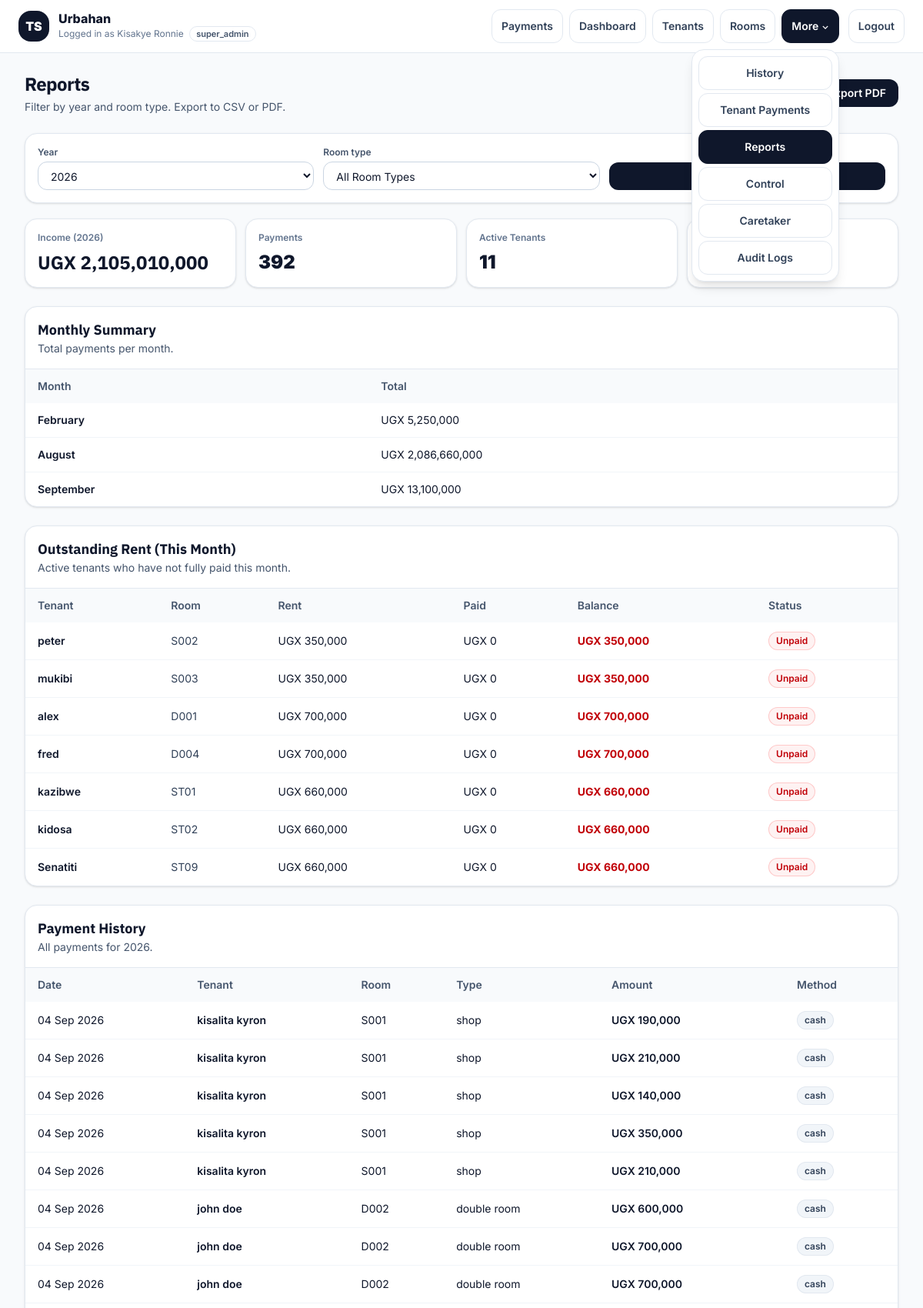
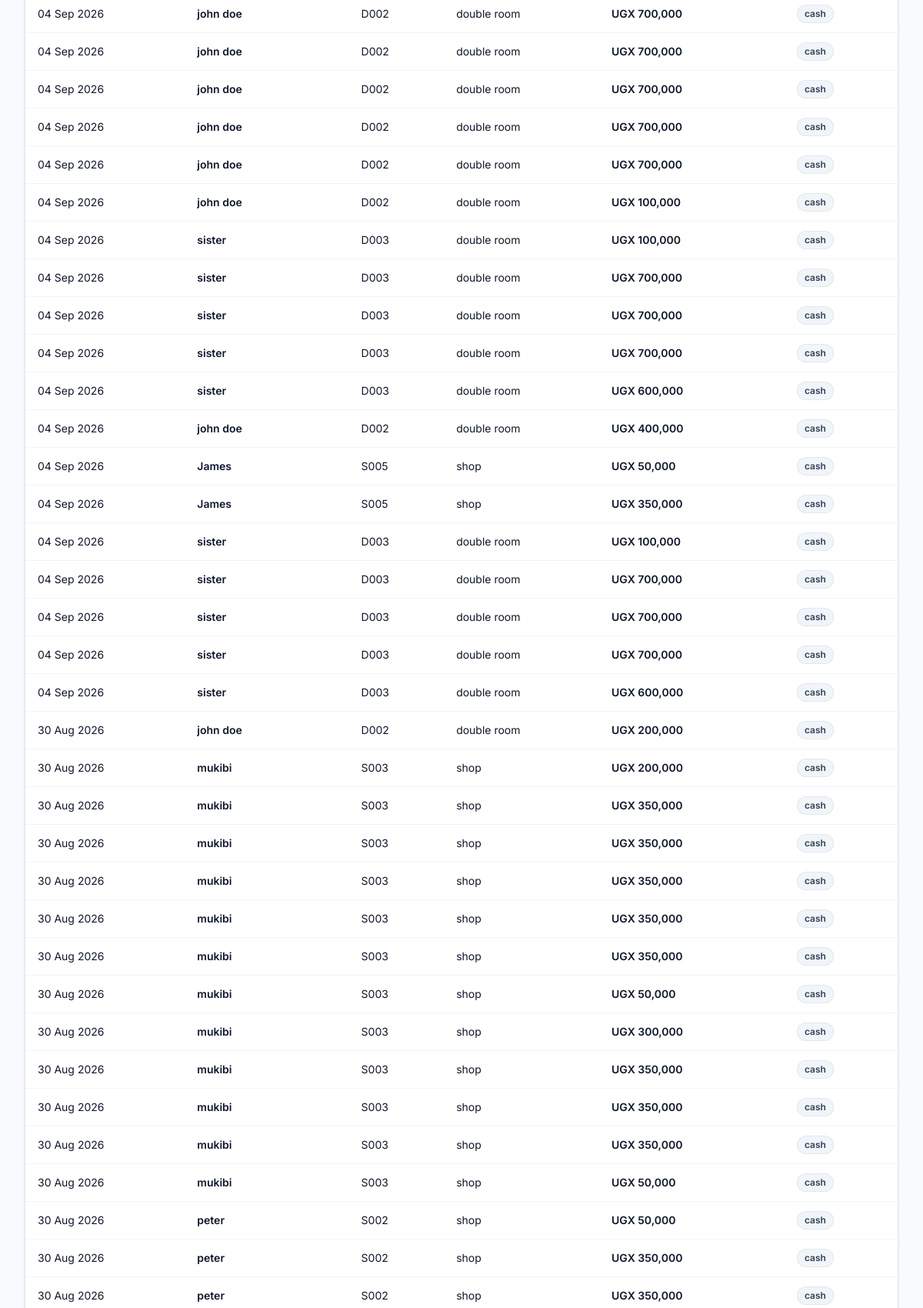
The page /public/reports.php (signed in, upper part) on the database its author committed (2 pictures, top to bottom).
### tables this page shows
CREATE TABLE "payments" (
	"id"	INTEGER,
	"tenant_id"	INTEGER NOT NULL,
	"amount"	INTEGER NOT NULL,
	"payment_date"	DATE NOT NULL,
	"months_paid"	INTEGER DEFAULT 1,
	"owner_id"	INTEGER,
	"admin_id"	INTEGER,
	"payment_month"	TEXT,
	"method"	TEXT,
	"note"	TEXT,
	"created_at"	DATETIME DEFAULT current_timestamp,
	PRIMARY KEY("id" AUTOINCREMENT),
	FOREIGN KEY("tenant_id") REFERENCES "tenants"("id")
);

CREATE TABLE "tenants" (
    id INTEGER PRIMARY KEY AUTOINCREMENT,

    admin_id INTEGER NOT NULL,
    room_id INTEGER,

    full_name TEXT NOT NULL,
    phone TEXT,
    email TEXT,

    move_in_date DATE,
    exit_date DATE,

    status TEXT DEFAULT 'active',

    rent_due_date DATE,
    rent_due_day INTEGER,
    monthly_rent REAL,

    created_at DATETIME,
    updated_at DATETIME
);

CREATE TABLE rooms (
            id INTEGER PRIMARY KEY AUTOINCREMENT,
            room_number TEXT NOT NULL,
            room_type_id INTEGER NOT NULL,
            status TEXT DEFAULT 'free',
            monthly_rent INTEGER DEFAULT 0,
            admin_id INTEGER NOT NULL, notes TEXT,
            FOREIGN KEY (room_type_id) REFERENCES room_types(id)
                ON DELETE RESTRICT
                ON UPDATE CASCADE
        );

CREATE TABLE room_types (
            id INTEGER PRIMARY KEY AUTOINCREMENT,
            name TEXT NOT NULL,
            default_monthly_rent REAL NOT NULL,
            description TEXT,
            is_active INTEGER DEFAULT 1,
            created_at TEXT DEFAULT CURRENT_TIMESTAMP,
            updated_at TEXT DEFAULT CURRENT_TIMESTAMP
        , owner_id INTEGER, admin_id INTEGER);

### core/helpers.php (called while the page is built, shortened)
<?php
if (!function_exists('e')) {
    function e($v): string
    {
        return htmlspecialchars((string)($v ?? ''), ENT_QUOTES | ENT_SUBSTITUTE, 'UTF-8');
    }
}
?>

### core/bootstrap.php (called while the page is built, shortened)
<?php
require_once __DIR__ . '/helpers.php';
if (!function_exists('humanDate')) {
    function humanDate(?string $date): string
    {
        $timestamp = strtotime($date);
        $timestamp += (3 * 60 * 60);
        return date('d M Y', $timestamp);
    }
}
?>

### public/reports.php (the view, shortened to what this page needs)
<?php
require_once __DIR__ . '/../core/bootstrap.php';
$admin_id = (int)($_SESSION['admin_id'] ?? 0);
$year       = (int)($_GET['year'] ?? date('Y'));
$room_type  = (string)($_GET['room_type'] ?? '');
$kpis = $pdo->prepare("
    SELECT
        (SELECT SUM(amount) FROM payments p
         JOIN tenants t ON t.id=p.tenant_id
         WHERE t.admin_id=? AND strftime('%Y', p.payment_date)=?) AS total_income,
        (SELECT COUNT(*) FROM payments p
         JOIN tenants t ON t.id=p.tenant_id
         WHERE t.admin_id=? AND strftime('%Y', p.payment_date)=?) AS payments_count,
        (SELECT COUNT(*) FROM tenants WHERE admin_id=? AND status='active') AS active_tenants,
        (SELECT COUNT(*) FROM rooms WHERE admin_id=? AND status='occupied') AS occupied_rooms
");
$kpis->execute([$admin_id, (string)$year, $admin_id, (string)$year, $admin_id, $admin_id]);
$kpi = $kpis->fetch(PDO::FETCH_ASSOC) ?: [
    'total_income'    => 0,
    'payments_count'  => 0,
    'active_tenants'  => 0,
    'occupied_rooms'  => 0,
];
$monthlyStmt = $pdo->prepare("
    SELECT strftime('%m', p.payment_date) AS month,
           SUM(p.amount) AS total
    FROM payments p
    JOIN tenants t ON t.id=p.tenant_id
    WHERE t.admin_id=? AND strftime('%Y', p.payment_date)=?
    GROUP BY month
    ORDER BY month
");
$monthlyStmt->execute([$admin_id, (string)$year]);
$monthly = $monthlyStmt->fetchAll(PDO::FETCH_ASSOC) ?: [];
$whereRoom = $room_type ? "AND rt.id = ?" : "";
$sql = "
    SELECT p.id, p.payment_date, p.amount, p.method,
           t.full_name, r.room_number, rt.name AS room_type
    FROM payments p
    JOIN tenants t ON t.id=p.tenant_id
    LEFT JOIN rooms r ON r.id=t.room_id
    LEFT JOIN room_types rt ON rt.id=r.room_type_id
    WHERE t.admin_id=?
      AND strftime('%Y', p.payment_date)=?
      $whereRoom
    ORDER BY p.payment_date DESC
";
$stmt = $pdo->prepare($sql);
$params = [$admin_id, (string)$year];
$stmt->execute($params);
$payments = $stmt->fetchAll(PDO::FETCH_ASSOC) ?: [];
$outstanding = $pdo->prepare("
    SELECT t.full_name, r.room_number,
           COALESCE(r.monthly_rent, rt.default_monthly_rent) AS rent,
           COALESCE(SUM(p.amount),0) AS paid
    FROM tenants t
    JOIN rooms r ON r.id=t.room_id
    JOIN room_types rt ON rt.id=r.room_type_id
    LEFT JOIN payments p
        ON p.tenant_id=t.id
       AND strftime('%Y-%m', p.payment_date)=strftime('%Y-%m','now')
    WHERE t.admin_id=? AND t.status='active'
    GROUP BY t.id
    HAVING paid < rent
");
$outstanding->execute([$admin_id]);
$outstandingRows = $outstanding->fetchAll(PDO::FETCH_ASSOC) ?: [];
function money($v): string { return number_format((float)$v, 0); }
function chip(string $label, string $tone): string
{
    $map = [
        'slate' => 'bg-slate-100 text-slate-700 ring-slate-200',
        'green' => 'bg-emerald-50 text-emerald-700 ring-emerald-200',
        'amber' => 'bg-amber-50 text-amber-700 ring-amber-200',
        'red'   => 'bg-red-50 text-red-700 ring-red-200',
        'blue'  => 'bg-sky-50 text-sky-700 ring-sky-200',
    ];
    $cls = $map[$tone] ?? $map['slate'];
    return '<span class="inline-flex items-center rounded-full px-2.5 py-1 text-xs font-semibold ring-1 ring-inset '.$cls.'">'.e($label).'</span>';
}
?>
<!doctype html>
<html lang="en">
<head>
  <link rel="stylesheet" href="assets/css/tailwind.css">
</head>
<body class="min-h-screen bg-slate-50 text-slate-900">
  <?php
  $navPath = __DIR__ . '/partials/navbar.php';
  if (is_file($navPath)) require $navPath;
  ?>
  <main class="mx-auto max-w-7xl px-4 sm:px-6 lg:px-8 py-6">
    <div class="mb-6 flex flex-col gap-3 sm:flex-row sm:items-center sm:justify-between">
      <div>
        <h1 class="text-2xl font-bold tracking-tight font-alt">Reports</h1>
        <p class="mt-1 text-sm text-slate-600">
          Filter by year and room type. Export to CSV or PDF.
        </p>
      </div>
      <div class="flex flex-wrap items-center gap-2">
        <a class="inline-flex items-center rounded-xl border border-slate-300 bg-white px-4 py-2 text-sm font-semibold text-slate-800 hover:bg-slate-50"
           href="?year=<?= (int)$year ?>&room_type=<?= e($room_type) ?>&export=csv">
        </a>
        <a class="inline-flex items-center rounded-xl bg-slate-900 px-4 py-2 text-sm font-semibold text-white hover:bg-slate-800"
           href="?year=<?= (int)$year ?>&room_type=<?= e($room_type) ?>&export=pdf">
          Export PDF
        </a>
      </div>
    </div>
    <form method="get" class="mb-5 rounded-2xl border border-slate-200 bg-white p-4 shadow-sm">
      <div class="grid grid-cols-1 gap-3 md:grid-cols-3">
        <div>
          <label class="mb-1 block text-xs font-semibold text-slate-600">Year</label>
          <select name="year"
                  class="w-full rounded-xl border border-slate-300 bg-white px-3 py-2 text-sm outline-none focus:border-slate-400">
            <?php for ($y = (int)date('Y'); $y >= 2020; $y--): ?>
              <option value="<?= $y ?>" <?= $y === (int)$year ? 'selected' : '' ?>><?= $y ?></option>
            <?php endfor; ?>
          </select>
        </div>
        <div>
          <label class="mb-1 block text-xs font-semibold text-slate-600">Room type</label>
          <select name="room_type"
                  class="w-full rounded-xl border border-slate-300 bg-white px-3 py-2 text-sm outline-none focus:border-slate-400">
            <option value="">All Room Types</option>
          </select>
        </div>
        <div class="flex items-end gap-2">
          <button class="w-full inline-flex items-center justify-center rounded-xl bg-slate-900 px-4 py-2 text-sm font-semibold text-white hover:bg-slate-800">
          </button>
        </div>
      </div>
    </form>
    <div class="grid grid-cols-1 gap-3 sm:grid-cols-2 lg:grid-cols-4 mb-6">
      <div class="rounded-2xl border border-slate-200 bg-white p-4 shadow-sm">
        <div class="text-xs font-semibold text-slate-500">Income (<?= (int)$year ?>)</div>
        <div class="mt-2 text-2xl font-black font-alt">UGX <?= e(money($kpi['total_income'] ?? 0)) ?></div>
      </div>
      <div class="rounded-2xl border border-slate-200 bg-white p-4 shadow-sm">
        <div class="text-xs font-semibold text-slate-500">Payments</div>
        <div class="mt-2 text-2xl font-black"><?= (int)($kpi['payments_count'] ?? 0) ?></div>
      </div>
      <div class="rounded-2xl border border-slate-200 bg-white p-4 shadow-sm">
        <div class="text-xs font-semibold text-slate-500">Active Tenants</div>
        <div class="mt-2 text-2xl font-black"><?= (int)($kpi['active_tenants'] ?? 0) ?></div>
      </div>
      <div class="rounded-2xl border border-slate-200 bg-white p-4 shadow-sm">
        <div class="text-xs font-semibold text-slate-500">Occupied Rooms</div>
        <div class="mt-2 text-2xl font-black"><?= (int)($kpi['occupied_rooms'] ?? 0) ?></div>
      </div>
    </div>
    <div class="rounded-2xl border border-slate-200 bg-white shadow-sm overflow-hidden mb-6">
      <div class="px-4 py-4 border-b border-slate-200">
        <h2 class="text-lg font-bold font-alt">Monthly Summary</h2>
        <p class="text-sm text-slate-600">Total payments per month.</p>
      </div>
      <?php if ($monthly): ?>
        <div class="overflow-x-auto">
          <table class="min-w-full text-sm">
            <thead class="bg-slate-50 text-slate-600">
              <tr>
                <th class="px-4 py-3 text-left font-semibold">Month</th>
                <th class="px-4 py-3 text-left font-semibold">Total</th>
              </tr>
            </thead>
            <tbody class="divide-y divide-slate-100">
              <?php foreach ($monthly as $m): ?>
                <?php
                  $monthNum = (int)($m['month'] ?? 1);
                  $monthName = date('F', mktime(0, 0, 0, max(1, min(12, $monthNum)), 1));
                ?>
                <tr class="hover:bg-slate-50">
                  <td class="px-4 py-3 font-semibold"><?= e($monthName) ?></td>
                  <td class="px-4 py-3">UGX <?= e(money($m['total'] ?? 0)) ?></td>
                </tr>
              <?php endforeach; ?>
            </tbody>
          </table>
        </div>
      <?php endif; ?>
    </div>
    <div class="rounded-2xl border border-slate-200 bg-white shadow-sm overflow-hidden mb-6">
      <div class="px-4 py-4 border-b border-slate-200">
        <h2 class="text-lg font-bold font-alt">Outstanding Rent (This Month)</h2>
        <p class="text-sm text-slate-600">Active tenants who have not fully paid this month.</p>
      </div>
      <?php if ($outstandingRows): ?>
        <div class="overflow-x-auto">
          <table class="min-w-full text-sm">
            <thead class="bg-slate-50 text-slate-600">
              <tr>
                <th class="px-4 py-3 text-left font-semibold">Tenant</th>
                <th class="px-4 py-3 text-left font-semibold">Room</th>
                <th class="px-4 py-3 text-left font-semibold">Rent</th>
                <th class="px-4 py-3 text-left font-semibold">Paid</th>
                <th class="px-4 py-3 text-left font-semibold">Balance</th>
                <th class="px-4 py-3 text-left font-semibold">Status</th>
              </tr>
            </thead>
            <tbody class="divide-y divide-slate-100">
              <?php foreach ($outstandingRows as $o): ?>
                <?php
                  $rent = (float)($o['rent'] ?? 0);
                  $paid = (float)($o['paid'] ?? 0);
                  $bal  = $rent - $paid;
                  $status = ($paid > 0) ? chip('Partial', 'amber') : chip('Unpaid', 'red');
                ?>
                <tr class="hover:bg-slate-50">
                  <td class="px-4 py-3 font-semibold"><?= e($o['full_name'] ?? '') ?></td>
                  <td class="px-4 py-3 text-slate-700"><?= e($o['room_number'] ?? '-') ?></td>
                  <td class="px-4 py-3">UGX <?= e(money($rent)) ?></td>
                  <td class="px-4 py-3">UGX <?= e(money($paid)) ?></td>
                  <td class="px-4 py-3 font-bold text-red-700">UGX <?= e(money($bal)) ?></td>
                  <td class="px-4 py-3"><?= $status ?></td>
                </tr>
              <?php endforeach; ?>
            </tbody>
          </table>
        </div>
      <?php endif; ?>
    </div>
    <div class="rounded-2xl border border-slate-200 bg-white shadow-sm overflow-hidden">
      <div class="px-4 py-4 border-b border-slate-200">
        <h2 class="text-lg font-bold font-alt">Payment History</h2>
        <p class="text-sm text-slate-600">All payments for <?= (int)$year ?><?= $room_type ? ' (filtered by room type)' : '' ?>.</p>
      </div>
      <?php if ($payments): ?>
        <div class="overflow-x-auto">
          <table class="min-w-full text-sm">
            <thead class="bg-slate-50 text-slate-600">
              <tr>
                <th class="px-4 py-3 text-left font-semibold">Date</th>
                <th class="px-4 py-3 text-left font-semibold">Tenant</th>
                <th class="px-4 py-3 text-left font-semibold">Room</th>
                <th class="px-4 py-3 text-left font-semibold">Type</th>
                <th class="px-4 py-3 text-left font-semibold">Amount</th>
                <th class="px-4 py-3 text-left font-semibold">Method</th>
              </tr>
            </thead>
            <tbody class="divide-y divide-slate-100">
              <?php foreach ($payments as $p): ?>
                <tr class="hover:bg-slate-50">
                  <td class="px-4 py-3"><?= e(humanDate($p['payment_date'] ?? '')) ?></td>
                  <td class="px-4 py-3 font-semibold"><?= e($p['full_name'] ?? '') ?></td>
                  <td class="px-4 py-3"><?= e($p['room_number'] ?? '-') ?></td>
                  <td class="px-4 py-3"><?= e($p['room_type'] ?? '-') ?></td>
                  <td class="px-4 py-3 font-semibold">UGX <?= e(money($p['amount'] ?? 0)) ?></td>
                  <td class="px-4 py-3"><?= chip((string)($p['method'] ?? 'cash'), 'slate') ?></td>
                </tr>
              <?php endforeach; ?>
            </tbody>
          </table>
        </div>
      <?php endif; ?>
    </div>
  </main>
</body>
</html>

### rows shown on the page
payments: payment_date "04 Sep 2026", tenant.full_name "kisalita kyron", rooms.room_number "S001", room_types.name "shop", amount "190,000", method "cash"
payments: payment_date "04 Sep 2026", tenant.full_name "kisalita kyron", rooms.room_number "S001", room_types.name "shop", amount "210,000", method "cash"
payments: payment_date "04 Sep 2026", tenant.full_name "kisalita kyron", rooms.room_number "S001", room_types.name "shop", amount "140,000", method "cash"
payments: payment_date "04 Sep 2026", tenant.full_name "kisalita kyron", rooms.room_number "S001", room_types.name "shop", amount "350,000", method "cash"
payments: payment_date "04 Sep 2026", tenant.full_name "kisalita kyron", rooms.room_number "S001", room_types.name "shop", amount "210,000", method "cash"
payments: payment_date "04 Sep 2026", tenant.full_name "john doe", rooms.room_number "D002", room_types.name "double room", amount "600,000", method "cash"
payments: payment_date "04 Sep 2026", tenant.full_name "john doe", rooms.room_number "D002", room_types.name "double room", amount "700,000", method "cash"
payments: payment_date "04 Sep 2026", tenant.full_name "john doe", rooms.room_number "D002", room_types.name "double room", amount "700,000", method "cash"
payments: payment_date "04 Sep 2026", tenant.full_name "john doe", rooms.room_number "D002", room_types.name "double room", amount "700,000", method "cash"
payments: payment_date "04 Sep 2026", tenant.full_name "john doe", rooms.room_number "D002", room_types.name "double room", amount "700,000", method "cash"
payments: payment_date "04 Sep 2026", tenant.full_name "john doe", rooms.room_number "D002", room_types.name "double room", amount "700,000", method "cash"
payments: payment_date "04 Sep 2026", tenant.full_name "john doe", rooms.room_number "D002", room_types.name "double room", amount "700,000", method "cash"
payments: payment_date "04 Sep 2026", tenant.full_name "john doe", rooms.room_number "D002", room_types.name "double room", amount "700,000", method "cash"
payments: payment_date "04 Sep 2026", tenant.full_name "john doe", rooms.room_number "D002", room_types.name "double room", amount "100,000", method "cash"
payments: payment_date "04 Sep 2026", tenant.full_name "sister", rooms.room_number "D003", room_types.name "double room", amount "100,000", method "cash"
payments: payment_date "04 Sep 2026", tenant.full_name "sister", rooms.room_number "D003", room_types.name "double room", amount "700,000", method "cash"
payments: payment_date "04 Sep 2026", tenant.full_name "sister", rooms.room_number "D003", room_types.name "double room", amount "700,000", method "cash"
payments: payment_date "04 Sep 2026", tenant.full_name "sister", rooms.room_number "D003", room_types.name "double room", amount "700,000", method "cash"
payments: payment_date "04 Sep 2026", tenant.full_name "sister", rooms.room_number "D003", room_types.name "double room", amount "600,000", method "cash"
payments: payment_date "04 Sep 2026", tenant.full_name "john doe", rooms.room_number "D002", room_types.name "double room", amount "400,000", method "cash"
payments: payment_date "04 Sep 2026", tenant.full_name "James", rooms.room_number "S005", room_types.name "shop", amount "50,000", method "cash"
payments: payment_date "04 Sep 2026", tenant.full_name "James", rooms.room_number "S005", room_types.name "shop", amount "350,000", method "cash"
payments: payment_date "04 Sep 2026", tenant.full_name "sister", rooms.room_number "D003", room_types.name "double room", amount "100,000", method "cash"
payments: payment_date "04 Sep 2026", tenant.full_name "sister", rooms.room_number "D003", room_types.name "double room", amount "700,000", method "cash"
payments: payment_date "04 Sep 2026", tenant.full_name "sister", rooms.room_number "D003", room_types.name "double room", amount "700,000", method "cash"
payments: payment_date "04 Sep 2026", tenant.full_name "sister", rooms.room_number "D003", room_types.name "double room", amount "700,000", method "cash"
payments: payment_date "04 Sep 2026", tenant.full_name "sister", rooms.room_number "D003", room_types.name "double room", amount "600,000", method "cash"
payments: payment_date "30 Aug 2026", tenant.full_name "john doe", rooms.room_number "D002", room_types.name "double room", amount "200,000", method "cash"
payments: payment_date "30 Aug 2026", tenant.full_name "mukibi", rooms.room_number "S003", room_types.name "shop", amount "200,000", method "cash"
payments: payment_date "30 Aug 2026", tenant.full_name "mukibi", rooms.room_number "S003", room_types.name "shop", amount "350,000", method "cash"
payments: payment_date "30 Aug 2026", tenant.full_name "mukibi", rooms.room_number "S003", room_types.name "shop", amount "350,000", method "cash"
payments: payment_date "30 Aug 2026", tenant.full_name "mukibi", rooms.room_number "S003", room_types.name "shop", amount "350,000", method "cash"
payments: payment_date "30 Aug 2026", tenant.full_name "mukibi", rooms.room_number "S003", room_types.name "shop", amount "350,000", method "cash"
payments: payment_date "30 Aug 2026", tenant.full_name "mukibi", rooms.room_number "S003", room_types.name "shop", amount "350,000", method "cash"
payments: payment_date "30 Aug 2026", tenant.full_name "mukibi", rooms.room_number "S003", room_types.name "shop", amount "50,000", method "cash"
payments: payment_date "30 Aug 2026", tenant.full_name "mukibi", rooms.room_number "S003", room_types.name "shop", amount "300,000", method "cash"
payments: payment_date "30 Aug 2026", tenant.full_name "mukibi", rooms.room_number "S003", room_types.name "shop", amount "350,000", method "cash"
payments: payment_date "30 Aug 2026", tenant.full_name "mukibi", rooms.room_number "S003", room_types.name "shop", amount "350,000", method "cash"
payments: payment_date "30 Aug 2026", tenant.full_name "mukibi", rooms.room_number "S003", room_types.name "shop", amount "350,000", method "cash"
payments: payment_date "30 Aug 2026", tenant.full_name "mukibi", rooms.room_number "S003", room_types.name "shop", amount "50,000", method "cash"
payments: payment_date "30 Aug 2026", tenant.full_name "peter", rooms.room_number "S002", room_types.name "shop", amount "50,000", method "cash"
payments: payment_date "30 Aug 2026", tenant.full_name "peter", rooms.room_number "S002", room_types.name "shop", amount "350,000", method "cash"
payments: payment_date "30 Aug 2026", tenant.full_name "peter", rooms.room_number "S002", room_types.name "shop", amount "350,000", method "cash"

### other values the page prints
$_SESSION['admin']['name'] "Kisakye Ronnie"
current_admin_role() "super_admin"
$label "Payments Dashboard Tenants Rooms History Tenant Payments Reports Control Caretaker Audit Logs"
$year "2026"
money($kpi['total_income'] ?? 0) "2,105,010,000"
$kpi['payments_count'] "392"
$kpi['active_tenants'] "11"
$monthName "February"
money($m['total'] ?? 0) "5,250,000"
$monthName "August"
money($m['total'] ?? 0) "2,086,660,000"
$monthName "September"
money($m['total'] ?? 0) "13,100,000"
$o['full_name'] "peter"
$o['room_number'] "S002"
